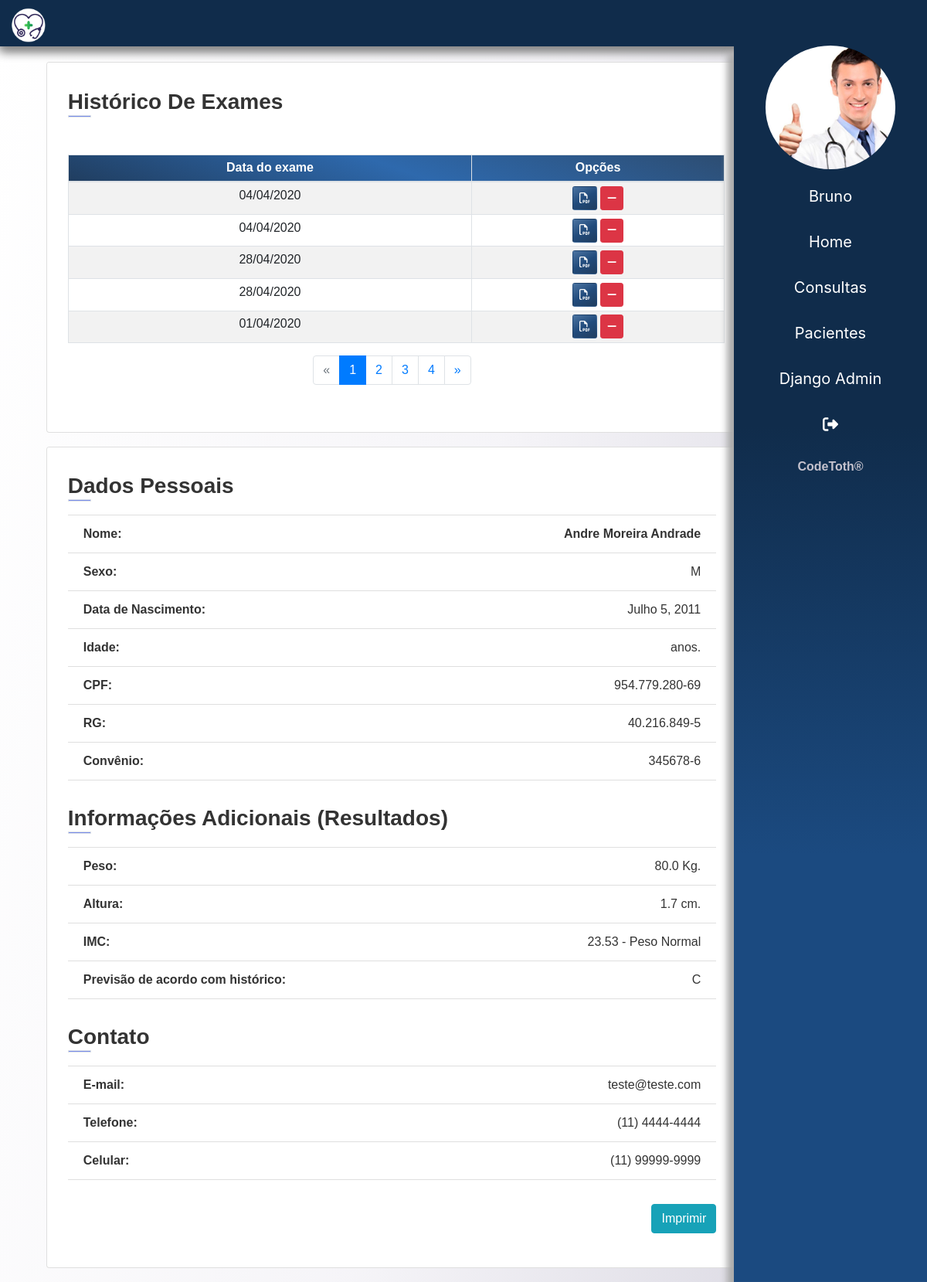
The app's page /pacientes/paciente/3 (signed in), older data.
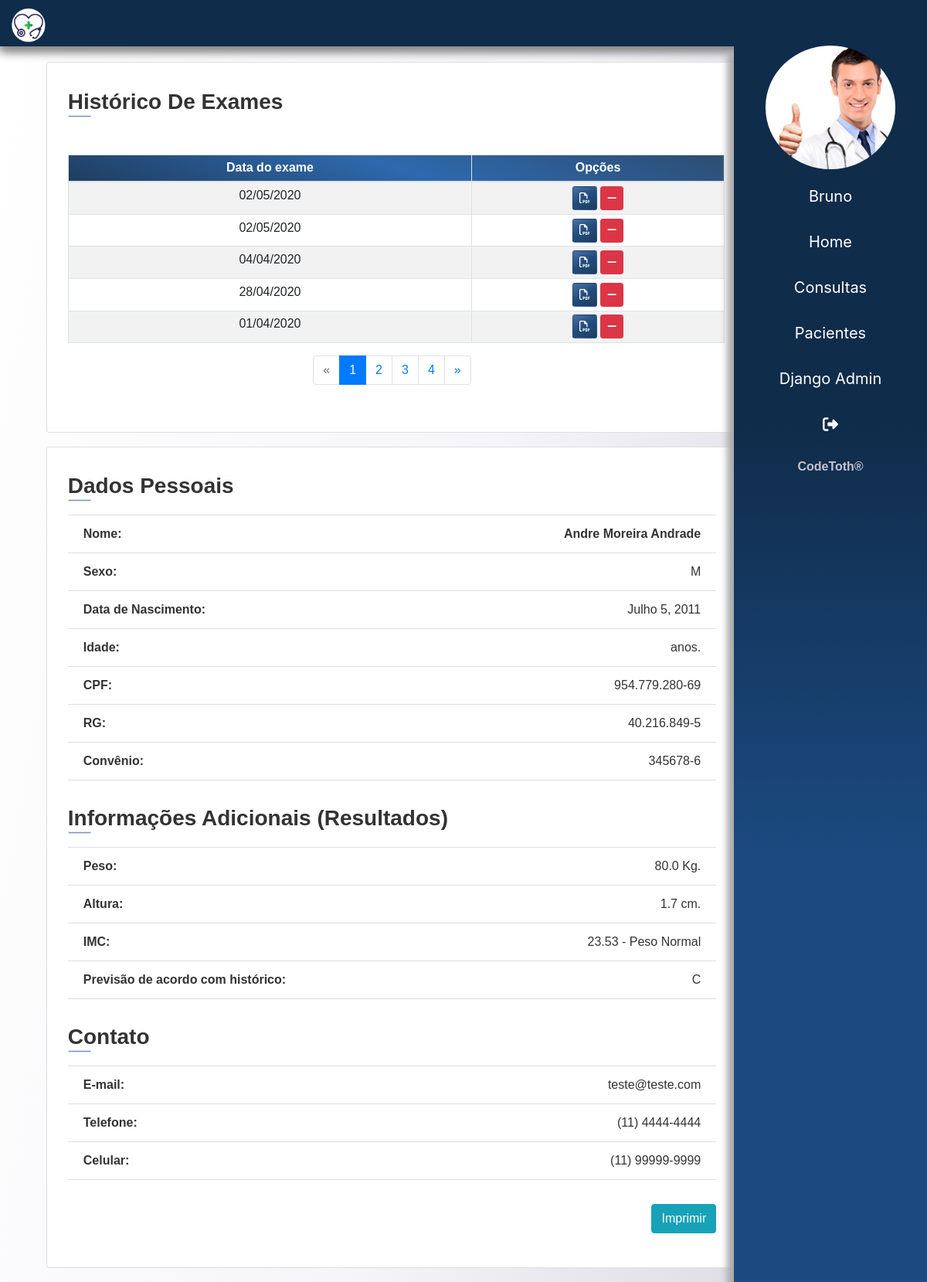
The same page, newer data.
### app/exames/models.py (models this page shows)
class Exame_Resultado(models.Model):
    paciente = models.ForeignKey(Paciente, on_delete=models.CASCADE)
    data_exame = models.DateField()
    glicose = models.FloatField(max_length=15)
    ldl = models.FloatField(max_length=15)
    hdl = models.FloatField(max_length=15)
    triglicerides = models.FloatField(max_length=15)
    colesterol = models.FloatField(max_length=15)
    vldl = models.FloatField(max_length=15)
    pdf = models.FileField(upload_to=f'pdf/', blank=True)

### app/paciente/views.py (the view)
# urls.py: path('paciente/<int:paciente_id>', detalhe, name='det_paciente'),
@login_required(login_url='login')
def detalhe(request, paciente_id):
    paciente = get_object_or_404(Paciente, id=paciente_id)
    imc = calculo_imc(paciente.peso, paciente.altura)
    paciente.imc = imc
    exames = get_list_or_404(Exame_Resultado, paciente=paciente)
    dados =  get_dados(request)
    exames.reverse()
    paginator = Paginator(exames,5)
    page = request.GET.get('page')
    exames_por_pagina = paginator.get_page(page)
    dados['paciente'] = paciente
    dados['exames'] = exames_por_pagina
    return render(request, 'paciente/det_paciente.html', dados)

### templates/paciente/det_paciente.html
{% extends 'base.html' %}
{% load static %}
{% block content %}
<main>
    <section class="container-fluid ">
        <div class="container">
            <div class="col-lg-10 mt-x">
                {% include 'partials/_det_paciente.html' %}
            </div>
        </div>
    </section>
</main>
{% endblock %}

### templates/partials/_det_paciente.html (shortened to what the changed rows need)
{% extends 'base.html' %}
{% load static %}
{% block content %}
{% if tipo == 1 %}
<section id="exames">
    <div class="card">
        <div class="info-section pr-3" >
            <table class="table table-sm table-bordered table-striped text-center" >
                <thead class="colorCustom ">
                    <tr>
                        <th scope="col">Data do exame</th>
                        <th scope="col">Opções</th>
                </thead>
                <tbody>
                    {% for exame in exames %}
                    <tr>
                        <td>
                            {{ exame.data_exame|date:'d/m/Y'}}
                        </td>
                        <td>
                            <a href="#" class="btn btn-sm btnCustom" data-toggle="modal" data-target="#exame{{exame.id}}">
                                <i class="far fa-file-pdf"></i></i> </a>
                            <a href="{% url 'del-exame' exame.id  %}" class="btn btn-danger btn-sm "> <i class="fas fa-minus"></i> </a>
                        </td>
                    </tr>
                    {% endfor %}
                </tbody>
            </table>
        </div>
        <nav>
            {% if exames.has_other_pages %}
            <ul class="pagination justify-content-center">
                {% for pagina in exames.paginator.page_range %}
                {% if exames.number == pagina %}
                <li class="page-item active"> <a class="page-link">{{ pagina }}</a></li>
                {% else %}
                <li class="page-item">
                    <a href="?page={{ pagina }}#exames" class="page-link">{{ pagina }}</a>
                </li>
                {% endif %}
                {% endfor %}
            </ul>
            {% endif %}
        </nav>
    </div>
</section>
{% endif%}
{% endblock %}

Row changes from the older to the newer data that the page shows:
removed Exame_Resultado: data_exame "04/04/2020"
removed Exame_Resultado: data_exame "28/04/2020"
added Exame_Resultado: data_exame "02/05/2020"
added Exame_Resultado: data_exame "02/05/2020"
